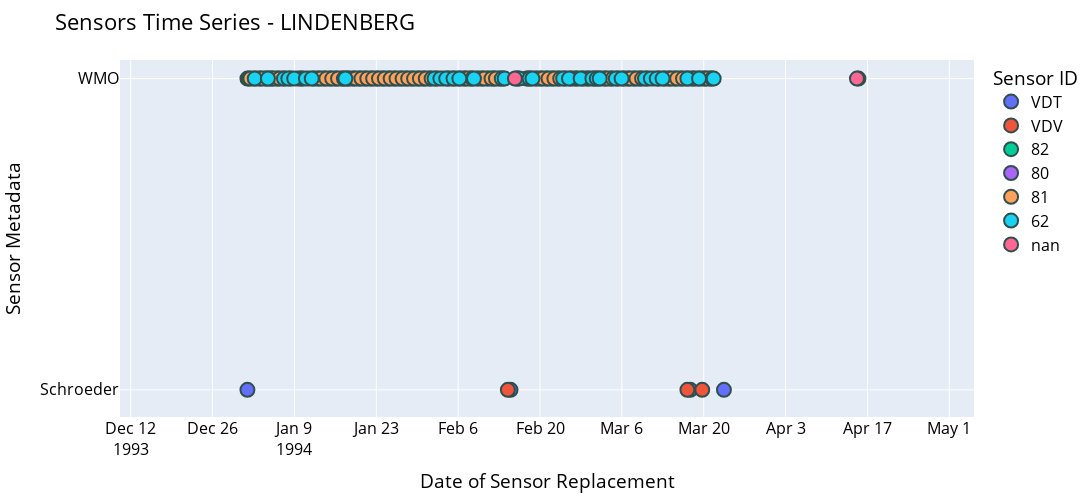

Notebook code for this chart:
### Code cell
import plotly.express as px


#filter date
data_df = data_df.loc[data_df.date_time <= pd.Timestamp('1995-01-01')]
fig = px.scatter(data_df, x="date_time", y="value", color="sensor_id",
                hover_name="sensor_id", hover_data=["comment"]
                )

fig.update_layout(title='Sensors Time Series - LINDENBERG')
fig.update_yaxes( ticktext= ['Schroeder', 'WMO'],
                  tickvals= [1,2])

fig.update_layout(width= 1700, height = 500)

fig.update_layout(
    xaxis_title="Date of Sensor Replacement",
    yaxis_title="Sensor Metadata",
    legend_title="Sensor ID",
    font=dict(
        size=16,
        color="black"
    )
)

fig.update_traces(marker=dict(size=14,
                              line=dict(width=2,
                                        color='DarkSlateGrey')),
                  selector=dict(mode='markers'))

fig.update_layout(hovermode="x unified")

fig.update_layout(
yaxis = dict(
tickfont = dict(size=16)))


fig.show()

### Figure 1 — Plotly figure (JSON) as saved in the notebook; plotly's stock layout.template omitted (floating-point values rounded to 4 significant figures)
{"data": [{"customdata": [["  VDT Vaisala RS80 PC Cora auto corr, ranging wind 31313=46203^ <F=T403FL or 1680AL,P=Ac,T=CB,U=A,W=Ta>"], ["  VDT Vaisala RS80 PC Cora auto corr, ranging wind 31313=46203^ <F=T403FL or 1680AL,P=Ac,T=CB,U=A,W=Ta>"], ["  VDT Vaisala RS80 PC Cora auto corr, ranging wind 31313=46203^ <F=T403FL or 1680AL,P=Ac,T=CB,U=A,W=Ta>"], ["  VDT Vaisala RS80 PC Cora auto corr, ranging wind 31313=46203^ <F=T403FL or 1680AL,P=Ac,T=CB,U=A,W=Ta>"], ["  VDT Vaisala RS80 PC Cora auto corr, ranging wind 31313=46203^ <F=T403FL or 1680AL,P=Ac,T=CB,U=A,W=Ta>"], ["  VDT Vaisala RS80 PC Cora auto corr, ranging wind 31313=46203^ <F=T403FL or 1680AL,P=Ac,T=CB,U=A,W=Ta>"], ["  VDT Vaisala RS80 PC Cora auto corr, ranging wind 31313=46203^ <F=T403FL or 1680AL,P=Ac,T=CB,U=A,W=Ta>"], ["  VDT Vaisala RS80 PC Cora auto corr, ranging wind 31313=46203^ <F=T403FL or 1680AL,P=Ac,T=CB,U=A,W=Ta>"], ["  VDT Vaisala RS80 PC Cora auto corr, ranging wind 31313=46203^ <F=T403FL or 1680AL,P=Ac,T=CB,U=A,W=Ta>"], ["  VDT Vaisala RS80 PC Cora auto corr, ranging wind 31313=46203^ <F=T403FL or 1680AL,P=Ac,T=CB,U=A,W=Ta>"], ["  VDT Vaisala RS80 PC Cora auto corr, ranging wind 31313=46203^ <F=T403FL or 1680AL,P=Ac,T=CB,U=A,W=Ta>"], ["  VDT Vaisala RS80 PC Cora auto corr, ranging wind 31313=46203^ <F=T403FL or 1680AL,P=Ac,T=CB,U=A,W=Ta>"], ["  VDT Vaisala RS80 PC Cora auto corr, ranging wind 31313=46203^ <F=T403FL or 1680AL,P=Ac,T=CB,U=A,W=Ta>"], ["  VDT Vaisala RS80 PC Cora auto corr, ranging wind 31313=46203^ <F=T403FL or 1680AL,P=Ac,T=CB,U=A,W=Ta>"]], "hovertemplate": "<b>%{hovertext}</b><br><br>sensor_id=VDT <br>date_time=%{x}<br>value=%{y}<br>comment=%{customdata[0]}<extra></extra>", "hovertext": ["VDT ", "VDT ", "VDT ", "VDT ", "VDT ", "VDT ", "VDT ", "VDT ", "VDT ", "VDT ", "VDT ", "VDT ", "VDT ", "VDT "], "legendgroup": "VDT ", "marker": {"color": "#636efa", "line": {"color": "DarkSlateGrey", "width": 2}, "size": 14, "symbol": "circle"}, "mode": "markers", "name": "VDT ", "orientation": "v", "showlegend": true, "type": "scatter", "x": ["1993-12-31T23:00:00", "1994-02-14T23:00:00", "1994-03-17T17:00:00", "1994-03-23T11:00:00", "1994-05-09T18:00:00", "1994-05-10T05:00:00", "1994-05-10T17:00:00", "1994-05-11T11:00:00", "1994-06-06T11:00:00", "1994-06-08T11:00:00", "1994-06-09T18:00:00", "1994-06-14T17:00:00", "1994-06-21T11:00:00", "1994-09-09T17:00:00"], "xaxis": "x", "y": [1, 1, 1, 1, 1, 1, 1, 1, 1, 1, 1, 1, 1, 1], "yaxis": "y"}, {"customdata": [["  VDV Vaisala RS80 PC Cora auto corr, Omega wind 31313=46205^ <F=T403FL or 1680AL,P=Ac,T=CB,U=A,N=O>"], ["  VDV Vaisala RS80 PC Cora auto corr, Omega wind 31313=46205^ <F=T403FL or 1680AL,P=Ac,T=CB,U=A,N=O>"], ["  VDV Vaisala RS80 PC Cora auto corr, Omega wind 31313=46205^ <F=T403FL or 1680AL,P=Ac,T=CB,U=A,N=O>"], ["  VDV Vaisala RS80 PC Cora auto corr, Omega wind 31313=46205^ <F=T403FL or 1680AL,P=Ac,T=CB,U=A,N=O>"], ["  VDV Vaisala RS80 PC Cora auto corr, Omega wind 31313=46205^ <F=T403FL or 1680AL,P=Ac,T=CB,U=A,N=O>"], ["  VDV Vaisala RS80 PC Cora auto corr, Omega wind 31313=46205^ <F=T403FL or 1680AL,P=Ac,T=CB,U=A,N=O>"], ["  VDV Vaisala RS80 PC Cora auto corr, Omega wind 31313=46205^ <F=T403FL or 1680AL,P=Ac,T=CB,U=A,N=O>"], ["  VDV Vaisala RS80 PC Cora auto corr, Omega wind 31313=46205^ <F=T403FL or 1680AL,P=Ac,T=CB,U=A,N=O>"], ["  VDV Vaisala RS80 PC Cora auto corr, Omega wind 31313=46205^ <F=T403FL or 1680AL,P=Ac,T=CB,U=A,N=O>"], ["  VDV Vaisala RS80 PC Cora auto corr, Omega wind 31313=46205^ <F=T403FL or 1680AL,P=Ac,T=CB,U=A,N=O>"], ["  VDV Vaisala RS80 PC Cora auto corr, Omega wind 31313=46205^ <F=T403FL or 1680AL,P=Ac,T=CB,U=A,N=O>"], ["  VDV Vaisala RS80 PC Cora auto corr, Omega wind 31313=46205^ <F=T403FL or 1680AL,P=Ac,T=CB,U=A,N=O>"], ["  VDV Vaisala RS80 PC Cora auto corr, Omega wind 31313=46205^ <F=T403FL or 1680AL,P=Ac,T=CB,U=A,N=O>"]], "hovertemplate": "<b>%{hovertext}</b><br><br>sensor_id=VDV <br>date_time=%{x}<br>value=%{y}<br>comment=%{customdata[0]}<extra></extra>", "hovertext": ["VDV ", "VDV ", "VDV ", "VDV ", "VDV ", "VDV ", "VDV ", "VDV ", "VDV ", "VDV ", "VDV ", "VDV ", "VDV "], "legendgroup": "VDV ", "marker": {"color": "#EF553B", "line": {"color": "DarkSlateGrey", "width": 2}, "size": 14, "symbol": "circle"}, "mode": "markers", "name": "VDV ", "orientation": "v", "showlegend": true, "type": "scatter", "x": ["1994-02-14T12:00:00", "1994-03-17T05:00:00", "1994-03-19T18:00:00", "1994-05-09T11:00:00", "1994-05-09T23:00:00", "1994-05-10T11:00:00", "1994-05-11T05:00:00", "1994-05-24T11:00:00", "1994-06-08T05:00:00", "1994-06-08T17:00:00", "1994-06-09T23:00:00", "1994-06-21T05:00:00", "1994-09-08T11:00:00"], "xaxis": "x", "y": [1, 1, 1, 1, 1, 1, 1, 1, 1, 1, 1, 1, 1], "yaxis": "y"}, {"customdata": [["Sippican MK2 GPS/STAR (United States) with rod thermistor, carbon element   and derived pressure    "], ["Sippican MK2 GPS/STAR (United States) with rod thermistor, carbon element   and derived pressure    "], ["Sippican MK2 GPS/STAR (United States) with rod thermistor, carbon element   and derived pressure    "], ["Sippican MK2 GPS/STAR (United States) with rod thermistor, carbon element   and derived pressure    "], ["Sippican MK2 GPS/STAR (United States) with rod thermistor, carbon element   and derived pressure    "], ["Sippican MK2 GPS/STAR (United States) with rod thermistor, carbon element   and derived pressure    "], ["Sippican MK2 GPS/STAR (United States) with rod thermistor, carbon element   and derived pressure    "], ["Sippican MK2 GPS/STAR (United States) with rod thermistor, carbon element   and derived pressure    "], ["Sippican MK2 GPS/STAR (United States) with rod thermistor, carbon element   and derived pressure    "], ["Sippican MK2 GPS/STAR (United States) with rod thermistor, carbon element   and derived pressure    "], ["Sippican MK2 GPS/STAR (United States) with rod thermistor, carbon element   and derived pressure    "], ["Sippican MK2 GPS/STAR (United States) with rod thermistor, carbon element   and derived pressure    "], ["Sippican MK2 GPS/STAR (United States) with rod thermistor, carbon element   and derived pressure    "], ["Sippican MK2 GPS/STAR (United States) with rod thermistor, carbon element   and derived pressure    "], ["Sippican MK2 GPS/STAR (United States) with rod thermistor, carbon element   and derived pressure    "], ["Sippican MK2 GPS/STAR (United States) with rod thermistor, carbon element   and derived pressure    "], ["Sippican MK2 GPS/STAR (United States) with rod thermistor, carbon element   and derived pressure    "], ["Sippican MK2 GPS/STAR (United States) with rod thermistor, carbon element   and derived pressure    "], ["Sippican MK2 GPS/STAR (United States) with rod thermistor, carbon element   and derived pressure    "], ["Sippican MK2 GPS/STAR (United States) with rod thermistor, carbon element   and derived pressure    "], ["Sippican MK2 GPS/STAR (United States) with rod thermistor, carbon element   and derived pressure    "], ["Sippican MK2 GPS/STAR (United States) with rod thermistor, carbon element   and derived pressure    "], ["Sippican MK2 GPS/STAR (United States) with rod thermistor, carbon element   and derived pressure    "], ["Sippican MK2 GPS/STAR (United States) with rod thermistor, carbon element   and derived pressure    "], ["Sippican MK2 GPS/STAR (United States) with rod thermistor, carbon element   and derived pressure    "], ["Sippican MK2 GPS/STAR (United States) with rod thermistor, carbon element   and derived pressure    "], ["Sippican MK2 GPS/STAR (United States) with rod thermistor, carbon element   and derived pressure    "], ["Sippican MK2 GPS/STAR (United States) with rod thermistor, carbon element   and derived pressure    "], ["Sippican MK2 GPS/STAR (United States) with rod thermistor, carbon element   and derived pressure    "], ["Sippican MK2 GPS/STAR (United States) with rod thermistor, carbon element   and derived pressure    "], ["Sippican MK2 GPS/STAR (United States) with rod thermistor, carbon element   and derived pressure    "], ["Sippican MK2 GPS/STAR (United States) with rod thermistor, carbon element   and derived pressure    "], ["Sippican MK2 GPS/STAR (United States) with rod thermistor, carbon element   and derived pressure    "], ["Sippican MK2 GPS/STAR (United States) with rod thermistor, carbon element   and derived pressure    "], ["Sippican MK2 GPS/STAR (United States) with rod thermistor, carbon element   and derived pressure    "], ["Sippican MK2 GPS/STAR (United States) with rod thermistor, carbon element   and derived pressure    "], ["Sippican MK2 GPS/STAR (United States) with rod thermistor, carbon element   and derived pressure    "], ["Sippican MK2 GPS/STAR (United States) with rod thermistor, carbon element   and derived pressure    "], ["Sippican MK2 GPS/STAR (United States) with rod thermistor, carbon element   and derived pressure    "], ["Sippican MK2 GPS/STAR (United States) with rod thermistor, carbon element   and derived pressure    "], ["Sippican MK2 GPS/STAR (United States) with rod thermistor, carbon element   and derived pressure    "], ["Sippican MK2 GPS/STAR (United States) with rod thermistor, carbon element   and derived pressure    "], ["Sippican MK2 GPS/STAR (United States) with rod thermistor, carbon element   and derived pressure    "], ["Sippican MK2 GPS/STAR (United States) with rod thermistor, carbon element   and derived pressure    "], ["Sippican MK2 GPS/STAR (United States) with rod thermistor, carbon element   and derived pressure    "], ["Sippican MK2 GPS/STAR (United States) with rod thermistor, carbon element   and derived pressure    "], ["Sippican MK2 GPS/STAR (United States) with rod thermistor, carbon element   and derived pressure    "], ["Sippican MK2 GPS/STAR (United States) with rod thermistor, carbon element   and derived pressure    "], ["Sippican MK2 GPS/STAR (United States) with rod thermistor, carbon element   and derived pressure    "], ["Sippican MK2 GPS/STAR (United States) with rod thermistor, carbon element   and derived pressure    "], ["Sippican MK2 GPS/STAR (United States) with rod thermistor, carbon element   and derived pressure    "], ["Sippican MK2 GPS/STAR (United States) with rod thermistor, carbon element   and derived pressure    "], ["Sippican MK2 GPS/STAR (United States) with rod thermistor, carbon element   and derived pressure    "], ["Sippican MK2 GPS/STAR (United States) with rod thermistor, carbon element   and derived pressure    "], ["Sippican MK2 GPS/STAR (United States) with rod thermistor, carbon element   and derived pressure    "], ["Sippican MK2 GPS/STAR (United States) with rod thermistor, carbon element   and derived pressure    "], ["Sippican MK2 GPS/STAR (United States) with rod thermistor, carbon element   and derived pressure    "]], "hovertemplate": "<b>%{hovertext}</b><br><br>sensor_id=82<br>date_time=%{x}<br>value=%{y}<br>comment=%{customdata[0]}<extra></extra>", "hovertext": ["82", "82", "82", "82", "82", "82", "82", "82", "82", "82", "82", "82", "82", "82", "82", "82", "82", "82", "82", "82", "82", "82", "82", "82", "82", "82", "82", "82", "82", "82", "82", "82", "82", "82", "82", "82", "82", "82", "82", "82", "82", "82", "82", "82", "82", "82", "82", "82", "82", "82", "82", "82", "82", "82", "82", "82", "82"], "legendgroup": "82", "marker": {"color": "#00cc96", "line": {"color": "DarkSlateGrey", "width": 2}, "size": 14, "symbol": "circle"}, "mode": "markers", "name": "82", "orientation": "v", "showlegend": true, "type": "scatter", "x": ["1993-12-31T23:00:00", "1994-01-01T23:00:00", "1994-01-02T23:00:00", "1994-01-04T00:00:00", "1994-01-05T00:00:00", "1994-01-05T23:00:00", "1994-01-06T23:00:00", "1994-01-09T23:00:00", "1994-01-12T23:00:00", "1994-01-13T23:00:00", "1994-01-14T23:00:00", "1994-01-15T23:00:00", "1994-01-16T23:00:00", "1994-01-17T23:00:00", "1994-01-18T23:00:00", "1994-01-19T23:00:00", "1994-01-20T23:00:00", "1994-01-21T23:00:00", "1994-01-22T23:00:00", "1994-01-23T23:00:00", "1994-01-24T23:00:00", "1994-01-25T23:00:00", "1994-01-26T23:00:00", "1994-01-27T23:00:00", "1994-01-28T23:00:00", "1994-01-29T23:00:00", "1994-01-30T23:00:00", "1994-01-31T23:00:00", "1994-02-04T23:00:00", "1994-02-05T23:00:00", "1994-02-06T23:00:00", "1994-02-07T23:00:00", "1994-02-09T23:00:00", "1994-02-10T23:00:00", "1994-02-11T23:00:00", "1994-02-12T23:00:00", "1994-02-17T23:00:00", "1994-02-19T23:00:00", "1994-02-20T23:00:00", "1994-02-21T23:00:00", "1994-02-22T23:00:00", "1994-02-25T23:00:00", "1994-02-27T23:00:00", "1994-03-01T23:00:00", "1994-03-02T23:00:00", "1994-03-03T23:00:00", "1994-03-06T23:00:00", "1994-03-07T23:00:00", "1994-03-08T23:00:00", "1994-03-13T23:00:00", "1994-03-14T23:00:00", "1994-03-15T23:00:00", "1994-03-16T23:00:00", "1994-03-17T23:00:00", "1994-03-18T23:00:00", "1994-03-19T23:00:00", "1994-03-20T23:00:00"], "xaxis": "x", "y": [2, 2, 2, 2, 2, 2, 2, 2, 2, 2, 2, 2, 2, 2, 2, 2, 2, 2, 2, 2, 2, 2, 2, 2, 2, 2, 2, 2, 2, 2, 2, 2, 2, 2, 2, 2, 2, 2, 2, 2, 2, 2, 2, 2, 2, 2, 2, 2, 2, 2, 2, 2, 2, 2, 2, 2, 2], "yaxis": "y"}, {"customdata": [["Vaisala RS92/Digicora III (Finland)               "], ["Vaisala RS92/Digicora III (Finland)               "], ["Vaisala RS92/Digicora III (Finland)               "], ["Vaisala RS92/Digicora III (Finland)               "], ["Vaisala RS92/Digicora III (Finland)               "], ["Vaisala RS92/Digicora III (Finland)               "], ["Vaisala RS92/Digicora III (Finland)               "], ["Vaisala RS92/Digicora III (Finland)               "], ["Vaisala RS92/Digicora III (Finland)               "], ["Vaisala RS92/Digicora III (Finland)               "], ["Vaisala RS92/Digicora III (Finland)               "], ["Vaisala RS92/Digicora III (Finland)               "], ["Vaisala RS92/Digicora III (Finland)               "], ["Vaisala RS92/Digicora III (Finland)               "], ["Vaisala RS92/Digicora III (Finland)               "], ["Vaisala RS92/Digicora III (Finland)               "], ["Vaisala RS92/Digicora III (Finland)               "], ["Vaisala RS92/Digicora III (Finland)               "], ["Vaisala RS92/Digicora III (Finland)               "], ["Vaisala RS92/Digicora III (Finland)               "], ["Vaisala RS92/Digicora III (Finland)               "], ["Vaisala RS92/Digicora III (Finland)               "], ["Vaisala RS92/Digicora III (Finland)               "], ["Vaisala RS92/Digicora III (Finland)               "], ["Vaisala RS92/Digicora III (Finland)               "], ["Vaisala RS92/Digicora III (Finland)               "], ["Vaisala RS92/Digicora III (Finland)               "], ["Vaisala RS92/Digicora III (Finland)               "], ["Vaisala RS92/Digicora III (Finland)               "], ["Vaisala RS92/Digicora III (Finland)               "], ["Vaisala RS92/Digicora III (Finland)               "], ["Vaisala RS92/Digicora III (Finland)               "], ["Vaisala RS92/Digicora III (Finland)               "], ["Vaisala RS92/Digicora III (Finland)               "], ["Vaisala RS92/Digicora III (Finland)               "], ["Vaisala RS92/Digicora III (Finland)               "], ["Vaisala RS92/Digicora III (Finland)               "], ["Vaisala RS92/Digicora III (Finland)               "], ["Vaisala RS92/Digicora III (Finland)               "], ["Vaisala RS92/Digicora III (Finland)               "], ["Vaisala RS92/Digicora III (Finland)               "], ["Vaisala RS92/Digicora III (Finland)               "], ["Vaisala RS92/Digicora III (Finland)               "], ["Vaisala RS92/Digicora III (Finland)               "], ["Vaisala RS92/Digicora III (Finland)               "], ["Vaisala RS92/Digicora III (Finland)               "], ["Vaisala RS92/Digicora III (Finland)               "], ["Vaisala RS92/Digicora III (Finland)               "], ["Vaisala RS92/Digicora III (Finland)               "], ["Vaisala RS92/Digicora III (Finland)               "], ["Vaisala RS92/Digicora III (Finland)               "], ["Vaisala RS92/Digicora III (Finland)               "], ["Vaisala RS92/Digicora III (Finland)               "], ["Vaisala RS92/Digicora III (Finland)               "], ["Vaisala RS92/Digicora III (Finland)               "], ["Vaisala RS92/Digicora III (Finland)               "], ["Vaisala RS92/Digicora III (Finland)               "], ["Vaisala RS92/Digicora III (Finland)               "], ["Vaisala RS92/Digicora III (Finland)               "], ["Vaisala RS92/Digicora III (Finland)               "], ["Vaisala RS92/Digicora III (Finland)               "], ["Vaisala RS92/Digicora III (Finland)               "], ["Vaisala RS92/Digicora III (Finland)               "], ["Vaisala RS92/Digicora III (Finland)               "], ["Vaisala RS92/Digicora III (Finland)               "]], "hovertemplate": "<b>%{hovertext}</b><br><br>sensor_id=80<br>date_time=%{x}<br>value=%{y}<br>comment=%{customdata[0]}<extra></extra>", "hovertext": ["80", "80", "80", "80", "80", "80", "80", "80", "80", "80", "80", "80", "80", "80", "80", "80", "80", "80", "80", "80", "80", "80", "80", "80", "80", "80", "80", "80", "80", "80", "80", "80", "80", "80", "80", "80", "80", "80", "80", "80", "80", "80", "80", "80", "80", "80", "80", "80", "80", "80", "80", "80", "80", "80", "80", "80", "80", "80", "80", "80", "80", "80", "80", "80", "80"], "legendgroup": "80", "marker": {"color": "#ab63fa", "line": {"color": "DarkSlateGrey", "width": 2}, "size": 14, "symbol": "circle"}, "mode": "markers", "name": "80", "orientation": "v", "showlegend": true, "type": "scatter", "x": ["1994-01-01T05:00:00", "1994-01-03T05:00:00", "1994-01-04T05:00:00", "1994-01-05T05:00:00", "1994-01-06T05:00:00", "1994-01-08T05:00:00", "1994-01-10T05:00:00", "1994-01-12T05:00:00", "1994-01-13T05:00:00", "1994-01-14T05:00:00", "1994-01-15T05:00:00", "1994-01-16T05:00:00", "1994-01-17T06:00:00", "1994-01-18T05:00:00", "1994-01-19T05:00:00", "1994-01-20T05:00:00", "1994-01-21T05:00:00", "1994-01-22T05:00:00", "1994-01-23T05:00:00", "1994-01-24T05:00:00", "1994-01-25T06:00:00", "1994-01-26T05:00:00", "1994-01-27T06:00:00", "1994-01-28T05:00:00", "1994-01-29T05:00:00", "1994-01-30T06:00:00", "1994-01-31T05:00:00", "1994-02-01T05:00:00", "1994-02-02T05:00:00", "1994-02-04T05:00:00", "1994-02-07T05:00:00", "1994-02-08T05:00:00", "1994-02-09T05:00:00", "1994-02-10T05:00:00", "1994-02-11T05:00:00", "1994-02-12T05:00:00", "1994-02-13T05:00:00", "1994-02-16T05:00:00", "1994-02-19T05:00:00", "1994-02-20T05:00:00", "1994-02-21T05:00:00", "1994-02-22T05:00:00", "1994-02-23T05:00:00", "1994-02-24T05:00:00", "1994-02-25T05:00:00", "1994-02-26T05:00:00", "1994-02-27T05:00:00", "1994-02-28T05:00:00", "1994-03-01T05:00:00", "1994-03-03T05:00:00", "1994-03-04T05:00:00", "1994-03-05T05:00:00", "1994-03-06T05:00:00", "1994-03-07T05:00:00", "1994-03-08T05:00:00", "1994-03-09T05:00:00", "1994-03-10T05:00:00", "1994-03-12T05:00:00", "1994-03-13T05:00:00", "1994-03-14T05:00:00", "1994-03-15T05:00:00", "1994-03-16T05:00:00", "1994-03-18T05:00:00", "1994-03-20T05:00:00", "1994-03-21T05:00:00"], "xaxis": "x", "y": [2, 2, 2, 2, 2, 2, 2, 2, 2, 2, 2, 2, 2, 2, 2, 2, 2, 2, 2, 2, 2, 2, 2, 2, 2, 2, 2, 2, 2, 2, 2, 2, 2, 2, 2, 2, 2, 2, 2, 2, 2, 2, 2, 2, 2, 2, 2, 2, 2, 2, 2, 2, 2, 2, 2, 2, 2, 2, 2, 2, 2, 2, 2, 2, 2], "yaxis": "y"}, {"customdata": [["Vaisala RS92/Autosonde (Finland)                "], ["Vaisala RS92/Autosonde (Finland)                "], ["Vaisala RS92/Autosonde (Finland)                "], ["Vaisala RS92/Autosonde (Finland)                "], ["Vaisala RS92/Autosonde (Finland)                "], ["Vaisala RS92/Autosonde (Finland)                "], ["Vaisala RS92/Autosonde (Finland)                "], ["Vaisala RS92/Autosonde (Finland)                "], ["Vaisala RS92/Autosonde (Finland)                "], ["Vaisala RS92/Autosonde (Finland)                "], ["Vaisala RS92/Autosonde (Finland)                "], ["Vaisala RS92/Autosonde (Finland)                "], ["Vaisala RS92/Autosonde (Finland)                "], ["Vaisala RS92/Autosonde (Finland)                "], ["Vaisala RS92/Autosonde (Finland)                "], ["Vaisala RS92/Autosonde (Finland)                "], ["Vaisala RS92/Autosonde (Finland)                "], ["Vaisala RS92/Autosonde (Finland)                "], ["Vaisala RS92/Autosonde (Finland)                "], ["Vaisala RS92/Autosonde (Finland)                "], ["Vaisala RS92/Autosonde (Finland)                "], ["Vaisala RS92/Autosonde (Finland)                "], ["Vaisala RS92/Autosonde (Finland)                "], ["Vaisala RS92/Autosonde (Finland)                "], ["Vaisala RS92/Autosonde (Finland)                "], ["Vaisala RS92/Autosonde (Finland)                "], ["Vaisala RS92/Autosonde (Finland)                "], ["Vaisala RS92/Autosonde (Finland)                "], ["Vaisala RS92/Autosonde (Finland)                "], ["Vaisala RS92/Autosonde (Finland)                "], ["Vaisala RS92/Autosonde (Finland)                "], ["Vaisala RS92/Autosonde (Finland)                "], ["Vaisala RS92/Autosonde (Finland)                "], ["Vaisala RS92/Autosonde (Finland)                "], ["Vaisala RS92/Autosonde (Finland)                "], ["Vaisala RS92/Autosonde (Finland)                "], ["Vaisala RS92/Autosonde (Finland)                "], ["Vaisala RS92/Autosonde (Finland)                "], ["Vaisala RS92/Autosonde (Finland)                "], ["Vaisala RS92/Autosonde (Finland)                "], ["Vaisala RS92/Autosonde (Finland)                "], ["Vaisala RS92/Autosonde (Finland)                "], ["Vaisala RS92/Autosonde (Finland)                "], ["Vaisala RS92/Autosonde (Finland)                "], ["Vaisala RS92/Autosonde (Finland)                "], ["Vaisala RS92/Autosonde (Finland)                "], ["Vaisala RS92/Autosonde (Finland)                "], ["Vaisala RS92/Autosonde (Finland)                "], ["Vaisala RS92/Autosonde (Finland)                "], ["Vaisala RS92/Autosonde (Finland)                "], ["Vaisala RS92/Autosonde (Finland)                "], ["Vaisala RS92/Autosonde (Finland)                "], ["Vaisala RS92/Autosonde (Finland)                "], ["Vaisala RS92/Autosonde (Finland)                "], ["Vaisala RS92/Autosonde (Finland)                "], ["Vaisala RS92/Autosonde (Finland)                "], ["Vaisala RS92/Autosonde (Finland)                "], ["Vaisala RS92/Autosonde (Finland)                "], ["Vaisala RS92/Autosonde (Finland)                "], ["Vaisala RS92/Autosonde (Finland)                "], ["Vaisala RS92/Autosonde (Finland)                "], ["Vaisala RS92/Autosonde (Finland)                "], ["Vaisala RS92/Autosonde (Finland)                "], ["Vaisala RS92/Autosonde (Finland)                "], ["Vaisala RS92/Autosonde (Finland)                "], ["Vaisala RS92/Autosonde (Finland)                "], ["Vaisala RS92/Autosonde (Finland)                "], ["Vaisala RS92/Autosonde (Finland)                "], ["Vaisala RS92/Autosonde (Finland)                "], ["Vaisala RS92/Autosonde (Finland)                "], ["Vaisala RS92/Autosonde (Finland)                "], ["Vaisala RS92/Autosonde (Finland)                "], ["Vaisala RS92/Autosonde (Finland)                "], ["Vaisala RS92/Autosonde (Finland)                "], ["Vaisala RS92/Autosonde (Finland)                "], ["Vaisala RS92/Autosonde (Finland)                "], ["Vaisala RS92/Autosonde (Finland)                "]], "hovertemplate": "<b>%{hovertext}</b><br><br>sensor_id=81<br>date_time=%{x}<br>value=%{y}<br>comment=%{customdata[0]}<extra></extra>", "hovertext": ["81", "81", "81", "81", "81", "81", "81", "81", "81", "81", "81", "81", "81", "81", "81", "81", "81", "81", "81", "81", "81", "81", "81", "81", "81", "81", "81", "81", "81", "81", "81", "81", "81", "81", "81", "81", "81", "81", "81", "81", "81", "81", "81", "81", "81", "81", "81", "81", "81", "81", "81", "81", "81", "81", "81", "81", "81", "81", "81", "81", "81", "81", "81", "81", "81", "81", "81", "81", "81", "81", "81", "81", "81", "81", "81", "81", "81"], "legendgroup": "81", "marker": {"color": "#FFA15A", "line": {"color": "DarkSlateGrey", "width": 2}, "size": 14, "symbol": "circle"}, "mode": "markers", "name": "81", "orientation": "v", "showlegend": true, "type": "scatter", "x": ["1994-01-01T11:00:00", "1994-01-02T11:00:00", "1994-01-03T11:00:00", "1994-01-04T17:00:00", "1994-01-05T11:00:00", "1994-01-06T11:00:00", "1994-01-07T11:00:00", "1994-01-08T11:00:00", "1994-01-09T12:00:00", "1994-01-10T11:00:00", "1994-01-11T11:00:00", "1994-01-12T11:00:00", "1994-01-13T11:00:00", "1994-01-14T11:00:00", "1994-01-15T11:00:00", "1994-01-16T11:00:00", "1994-01-17T11:00:00", "1994-01-18T11:00:00", "1994-01-19T11:00:00", "1994-01-20T11:00:00", "1994-01-21T11:00:00", "1994-01-22T11:00:00", "1994-01-23T11:00:00", "1994-01-24T11:00:00", "1994-01-25T11:00:00", "1994-01-26T11:00:00", "1994-01-27T12:00:00", "1994-01-28T11:00:00", "1994-01-29T11:00:00", "1994-01-30T11:00:00", "1994-01-31T11:00:00", "1994-02-01T11:00:00", "1994-02-02T11:00:00", "1994-02-03T11:00:00", "1994-02-04T11:00:00", "1994-02-05T11:00:00", "1994-02-06T11:00:00", "1994-02-07T11:00:00", "1994-02-08T11:00:00", "1994-02-09T11:00:00", "1994-02-10T11:00:00", "1994-02-11T17:00:00", "1994-02-12T11:00:00", "1994-02-13T17:00:00", "1994-02-17T17:00:00", "1994-02-18T11:00:00", "1994-02-19T11:00:00", "1994-02-20T11:00:00", "1994-02-21T11:00:00", "1994-02-22T11:00:00", "1994-02-23T11:00:00", "1994-02-24T11:00:00", "1994-02-25T11:00:00", "1994-02-26T11:00:00", "1994-02-27T11:00:00", "1994-02-28T11:00:00", "1994-03-01T11:00:00", "1994-03-02T11:00:00", "1994-03-03T11:00:00", "1994-03-04T11:00:00", "1994-03-05T11:00:00", "1994-03-06T11:00:00", "1994-03-07T11:00:00", "1994-03-08T12:00:00", "1994-03-09T11:00:00", "1994-03-10T11:00:00", "1994-03-11T11:00:00", "1994-03-12T11:00:00", "1994-03-13T11:00:00", "1994-03-14T11:00:00", "1994-03-15T11:00:00", "1994-03-16T11:00:00", "1994-03-17T11:00:00", "1994-03-18T11:00:00", "1994-03-19T11:00:00", "1994-03-20T11:00:00", "1994-03-21T11:00:00"], "xaxis": "x", "y": [2, 2, 2, 2, 2, 2, 2, 2, 2, 2, 2, 2, 2, 2, 2, 2, 2, 2, 2, 2, 2, 2, 2, 2, 2, 2, 2, 2, 2, 2, 2, 2, 2, 2, 2, 2, 2, 2, 2, 2, 2, 2, 2, 2, 2, 2, 2, 2, 2, 2, 2, 2, 2, 2, 2, 2, 2, 2, 2, 2, 2, 2, 2, 2, 2, 2, 2, 2, 2, 2, 2, 2, 2, 2, 2, 2, 2], "yaxis": "y"}, {"customdata": [["Vaisala RS80/PCCora (Finland)                "], ["Vaisala RS80/PCCora (Finland)                "], ["Vaisala RS80/PCCora (Finland)                "], ["Vaisala RS80/PCCora (Finland)                "], ["Vaisala RS80/PCCora (Finland)                "], ["Vaisala RS80/PCCora (Finland)                "], ["Vaisala RS80/PCCora (Finland)                "], ["Vaisala RS80/PCCora (Finland)                "], ["Vaisala RS80/PCCora (Finland)                "], ["Vaisala RS80/PCCora (Finland)                "], ["Vaisala RS80/PCCora (Finland)                "], ["Vaisala RS80/PCCora (Finland)                "], ["Vaisala RS80/PCCora (Finland)                "], ["Vaisala RS80/PCCora (Finland)                "], ["Vaisala RS80/PCCora (Finland)                "], ["Vaisala RS80/PCCora (Finland)                "], ["Vaisala RS80/PCCora (Finland)                "], ["Vaisala RS80/PCCora (Finland)                "], ["Vaisala RS80/PCCora (Finland)                "], ["Vaisala RS80/PCCora (Finland)                "], ["Vaisala RS80/PCCora (Finland)                "], ["Vaisala RS80/PCCora (Finland)                "], ["Vaisala RS80/PCCora (Finland)                "], ["Vaisala RS80/PCCora (Finland)                "], ["Vaisala RS80/PCCora (Finland)                "], ["Vaisala RS80/PCCora (Finland)                "], ["Vaisala RS80/PCCora (Finland)                "], ["Vaisala RS80/PCCora (Finland)                "], ["Vaisala RS80/PCCora (Finland)                "], ["Vaisala RS80/PCCora (Finland)                "], ["Vaisala RS80/PCCora (Finland)                "], ["Vaisala RS80/PCCora (Finland)                "], ["Vaisala RS80/PCCora (Finland)                "], ["Vaisala RS80/PCCora (Finland)                "], ["Vaisala RS80/PCCora (Finland)                "], ["Vaisala RS80/PCCora (Finland)                "], ["Vaisala RS80/PCCora (Finland)                "], ["Vaisala RS80/PCCora (Finland)                "], ["Vaisala RS80/PCCora (Finland)                "], ["Vaisala RS80/PCCora (Finland)                "], ["Vaisala RS80/PCCora (Finland)                "], ["Vaisala RS80/PCCora (Finland)                "], ["Vaisala RS80/PCCora (Finland)                "], ["Vaisala RS80/PCCora (Finland)                "], ["Vaisala RS80/PCCora (Finland)                "], ["Vaisala RS80/PCCora (Finland)                "], ["Vaisala RS80/PCCora (Finland)                "], ["Vaisala RS80/PCCora (Finland)                "]], "hovertemplate": "<b>%{hovertext}</b><br><br>sensor_id=62<br>date_time=%{x}<br>value=%{y}<br>comment=%{customdata[0]}<extra></extra>", "hovertext": ["62", "62", "62", "62", "62", "62", "62", "62", "62", "62", "62", "62", "62", "62", "62", "62", "62", "62", "62", "62", "62", "62", "62", "62", "62", "62", "62", "62", "62", "62", "62", "62", "62", "62", "62", "62", "62", "62", "62", "62", "62", "62", "62", "62", "62", "62", "62", "62"], "legendgroup": "62", "marker": {"color": "#19d3f3", "line": {"color": "DarkSlateGrey", "width": 2}, "size": 14, "symbol": "circle"}, "mode": "markers", "name": "62", "orientation": "v", "showlegend": true, "type": "scatter", "x": ["1994-01-02T05:00:00", "1994-01-04T11:00:00", "1994-01-07T05:00:00", "1994-01-07T23:00:00", "1994-01-08T23:00:00", "1994-01-10T23:00:00", "1994-01-11T23:00:00", "1994-01-17T17:00:00", "1994-02-01T23:00:00", "1994-02-02T23:00:00", "1994-02-03T23:00:00", "1994-02-05T05:00:00", "1994-02-06T05:00:00", "1994-02-08T17:00:00", "1994-02-13T11:00:00", "1994-02-13T23:00:00", "1994-02-15T23:00:00", "1994-02-16T11:00:00", "1994-02-18T05:00:00", "1994-02-18T17:00:00", "1994-02-23T23:00:00", "1994-02-24T23:00:00", "1994-02-26T23:00:00", "1994-02-28T23:00:00", "1994-03-01T17:00:00", "1994-03-02T05:00:00", "1994-03-04T23:00:00", "1994-03-05T23:00:00", "1994-03-09T23:00:00", "1994-03-10T23:00:00", "1994-03-11T23:00:00", "1994-03-12T23:00:00", "1994-03-17T05:00:00", "1994-03-19T05:00:00", "1994-03-21T17:00:00", "1994-04-15T11:00:00", "1994-07-08T17:00:00", "1994-07-18T05:00:00", "1994-07-26T23:00:00", "1994-08-10T23:00:00", "1994-08-20T11:00:00", "1994-09-15T23:00:00", "1994-09-22T05:00:00", "1994-09-22T23:00:00", "1994-10-09T23:00:00", "1994-10-21T23:00:00", "1994-11-05T05:00:00", "1994-12-12T11:00:00"], "xaxis": "x", "y": [2, 2, 2, 2, 2, 2, 2, 2, 2, 2, 2, 2, 2, 2, 2, 2, 2, 2, 2, 2, 2, 2, 2, 2, 2, 2, 2, 2, 2, 2, 2, 2, 2, 2, 2, 2, 2, 2, 2, 2, 2, 2, 2, 2, 2, 2, 2, 2], "yaxis": "y"}, {"customdata": [["NA"], ["NA"], ["NA"], ["NA"], ["NA"], ["NA"], ["NA"], ["NA"], ["NA"], ["NA"], ["NA"], ["NA"], ["NA"], ["NA"]], "hovertemplate": "<b>%{hovertext}</b><br><br>sensor_id=nan<br>date_time=%{x}<br>value=%{y}<br>comment=%{customdata[0]}<extra></extra>", "hovertext": ["nan", "nan", "nan", "nan", "nan", "nan", "nan", "nan", "nan", "nan", "nan", "nan", "nan", "nan"], "legendgroup": "nan", "marker": {"color": "#FF6692", "line": {"color": "DarkSlateGrey", "width": 2}, "size": 14, "symbol": "circle"}, "mode": "markers", "name": "nan", "orientation": "v", "showlegend": true, "type": "scatter", "x": ["1994-02-15T17:00:00", "1994-04-15T05:00:00", "1994-07-08T11:00:00", "1994-07-17T23:00:00", "1994-07-26T17:00:00", "1994-08-10T17:00:00", "1994-08-20T05:00:00", "1994-09-15T17:00:00", "1994-09-22T00:00:00", "1994-09-22T17:00:00", "1994-10-09T18:00:00", "1994-10-21T17:00:00", "1994-11-04T23:00:00", "1994-12-12T05:00:00"], "xaxis": "x", "y": [2, 2, 2, 2, 2, 2, 2, 2, 2, 2, 2, 2, 2, 2], "yaxis": "y"}], "layout": {"font": {"color": "black", "size": 16}, "height": 500, "hovermode": "x unified", "legend": {"title": {"text": "Sensor ID"}, "tracegroupgap": 0}, "margin": {"t": 60}, "title": {"text": "Sensors Time Series - LINDENBERG"}, "width": 1700, "xaxis": {"anchor": "y", "autorange": false, "domain": [0, 1], "range": ["1993-12-10 03:56:11.517", "1994-05-05 05:30:00.4993"], "title": {"text": "Date of Sensor Replacement"}, "type": "date"}, "yaxis": {"anchor": "x", "autorange": false, "domain": [0, 1], "range": [0.9127, 2.06], "tickfont": {"size": 16}, "ticktext": ["Schroeder", "WMO"], "tickvals": [1, 2], "title": {"text": "Sensor Metadata"}, "type": "linear"}}}
